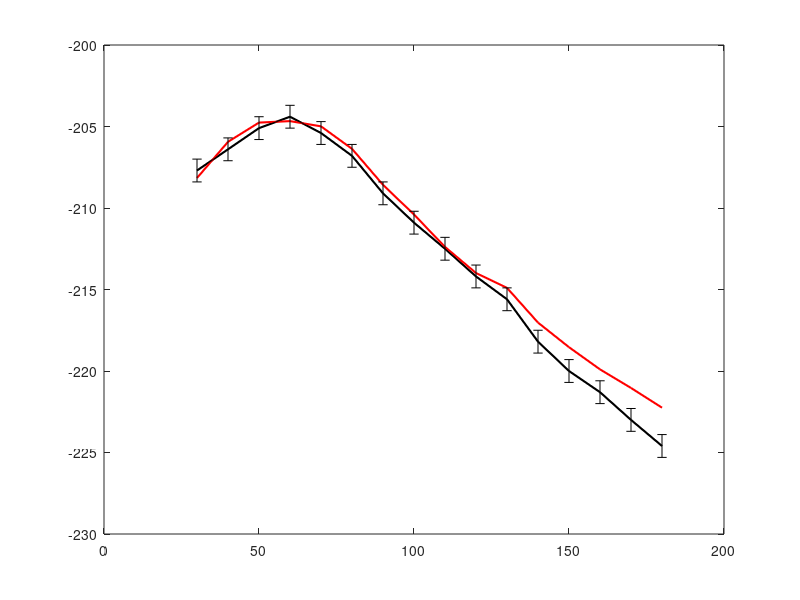

Write MATLAB code to recreate this figure. (Note: this script raises an error after producing the figure.)
close all;clear;
t = [30:10:180];
Reciprocity=[-207.7 	-206.4 	-205.1 	-204.4 	-205.4 	-206.8 	-209.1 	-210.9 	-212.5 	-214.2 	-215.6 	-218.2 	-220.0 	-221.3 	-223.0 	-224.6  ];
Optical=[-208.16 	-205.94 	-204.76 	-204.67 	-204.99 	-206.37 	-208.58 	-210.40 	-212.39 	-213.99 	-214.9 	-217.03 	-218.54 	-219.90 	-221.04 	-222.25 ];
NDTW=[0.592985 	0.156572 	0.458770 	0.688445 	0.666414 	0.571587 	0.724080 	0.693368 	0.528496 	0.901037 	1.224010 	1.356220 	1.432530 	1.550564 	1.181114 	1.647632 ];
figure
plot(t, Reciprocity,'k','linewidth',1.5);
hold on;
plot(t, Optical,'r','linewidth',1.5);
err = 0.7*ones(size(Reciprocity));
errorbar(t,Reciprocity,err,'k','LineStyle','none','LineWidth', 1.5)
err = 0.5*ones(size(Reciprocity));
errorbar(t,Optical,err,'r','LineStyle','none','LineWidth', 1.5)
xlabel('Frequency (kHz)');
ylabel('Sensitivity (dB re 1V/μPa)', 'FontName', 'LucidaSanRegular');
legend('Reciprocity method','Optical method')
hold on 
yyaxis right;
scatter(t, NDTW, 'MarkerFaceColor','k','MarkerEdgeColor','k');
hold on
scatter(t(11:end), NDTW(11:end), 'MarkerFaceColor','r','MarkerEdgeColor','r');
ylabel('NDTW');
xlim([30, 180]);
xticks([30:10:180]);

